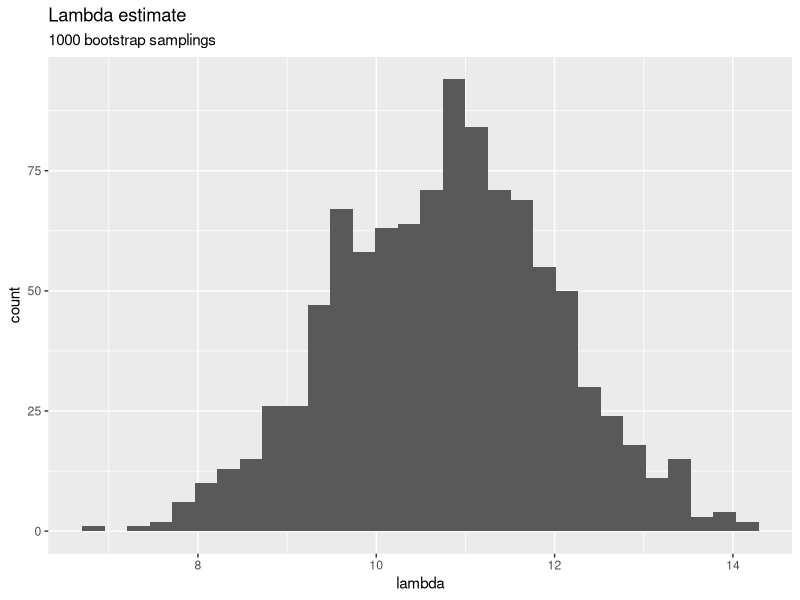
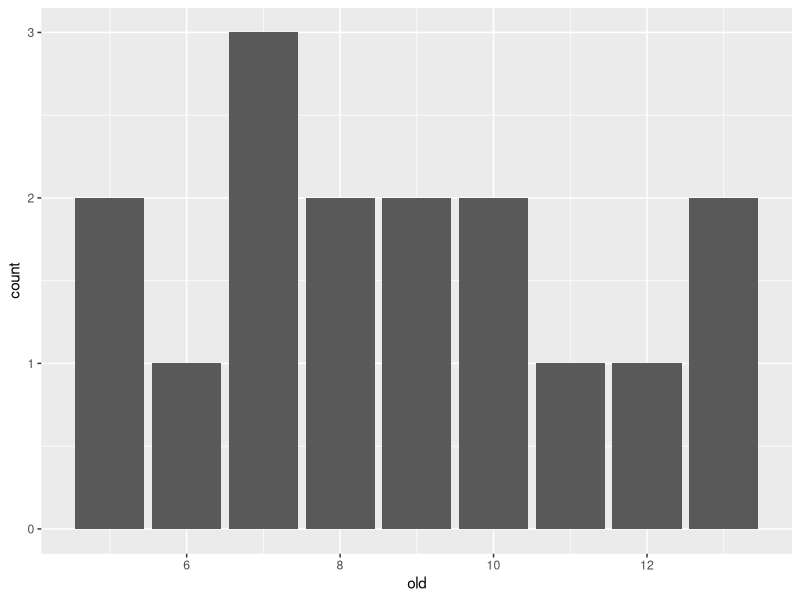
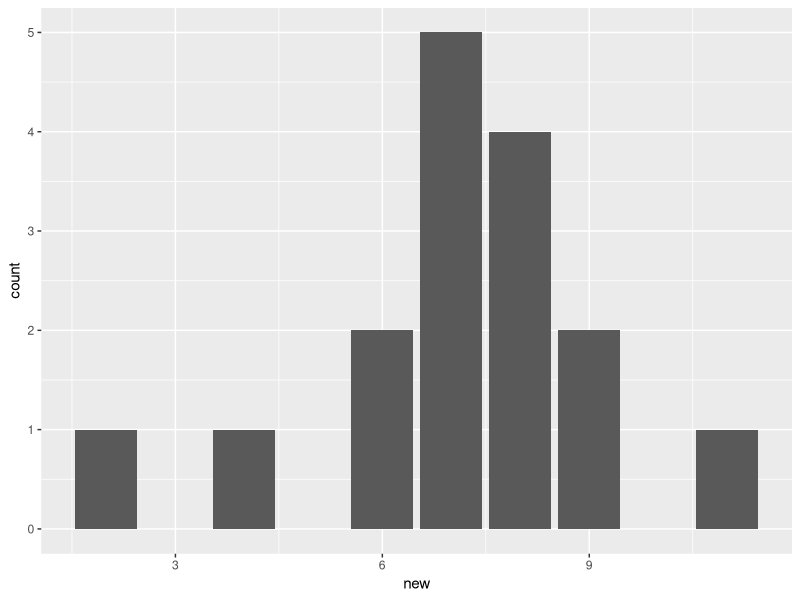
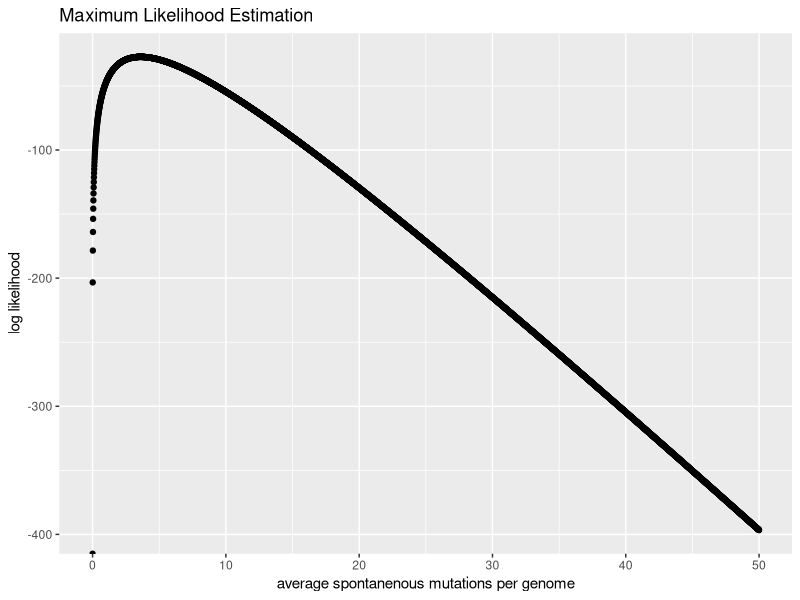

Source code (R) for these figures, in order:
## ---- chunk 1
library(ggplot2)
## ---- chunk 2
mutations = c(12,15,10,4,6,15,18,12,7,11,5,14)

mutation_data = data.frame(mutations)

mutation_data

## ---- chunk 3
library(boot)

set.seed(1)

samplemean = function(x, d) {
  return(mean(x[d]))
}

lambda_ests = boot(data = mutation_data$mutations, statistic = samplemean, R = 1000)

lambda_ests.vals = data.frame(t = lambda_ests$t[1:1000])

print(mean(lambda_ests.vals$t))

ggplot(lambda_ests.vals, aes(x=t)) + geom_histogram() +
   labs(title="Lambda estimate", subtitle='1000 bootstrap samplings', y="count", x = "lambda")
## ---- chunk 4
var(lambda_ests$t[1:1000])
## ---- chunk 5
m = mean(lambda_ests$t[1:1000])
v = var(lambda_ests$t[1:1000])

qnorm(0.025, mean = m, sd = sqrt(v))
qnorm((1-0.025), mean = m, sd = sqrt(v))
## ---- chunk 6
lambda_ests.sorted = sort(lambda_ests$t[1:1000])

lambda_ests.sorted[25]
lambda_ests.sorted[(1000-25)]

## ---- chunk 7
old = c(7,5,7,7,10,12,5,13,11,9,9,8,8,13,6,10)
new = c(6,8,8,2,9,9,7,7,4,7,8,7,7,11,8,6)

enzyme_data = data.frame(old, new)

enzyme_data
## ---- chunk 8
old_plot = ggplot(enzyme_data, aes(x=old)) + geom_bar()
new_plot = ggplot(enzyme_data, aes(x=new)) + geom_bar()

old_plot
new_plot
## ---- chunk 9
paired_enzyme_test = t.test(enzyme_data$old, enzyme_data$new, paired = TRUE)

paired_enzyme_test$p.value
## ---- chunk 10
paired_enzyme_wilcoxtest = wilcox.test(enzyme_data$old, enzyme_data$new, paired = TRUE)

paired_enzyme_wilcoxtest$p.value
## ---- chunk 11
deleterious_muts = c(4,3,0,1,9,2,3,8,0,6)

human_muts = data.frame(deleterious_muts)

human_muts
## ---- chunk 12
l.likelihood = function(t){
  return(log((exp(-t)^10)*(t^36)*(1/18203705081856000)))
}

## ---- chunk 13
param.vals = seq(0, 50, 0.01)
ll.ests = data.frame(param.vals, likelihood = l.likelihood(param.vals))

ll.plot = ggplot(data = ll.ests, aes(x=param.vals, y=likelihood)) + geom_point() +
   labs(title="Maximum Likelihood Estimation", y="log likelihood", x = "average spontanenous mutations per genome")

ll.plot
## ---- chunk 14
max(ll.ests$likelihood)

which.max(ll.ests$likelihood)

ll.ests$param.vals[which.max(ll.ests$likelihood)]
## ---- chunk 15

baseline = c(-0.24,0.25,1.12,-0.06,0.46,0.17,0.02,1.10,0.55,0.98)
stimulated = c(1.74,2.1,1.65,2.65,3.11,2.31,1.87,3.21,2.19,1.75)

lympho_data = data.frame(baseline, stimulated)

lympho_data

## ---- chunk 16
baseline_zero = t.test(lympho_data$baseline, mu = 0)

baseline_zero$statistic

baseline_zero$p.value
## ---- chunk 17
stim_base = t.test(lympho_data$baseline, lympho_data$stimulated, paired=TRUE)

stim_base$statistic

stim_base$p.value
## ---- chunk 18

lympho_data$diff = lympho_data$stimulated - lympho_data$baseline
lympho_data
## ---- chunk 19
diff_zero = t.test(lympho_data$diff, mu = 0)

diff_zero$statistic

diff_zero$p.value
